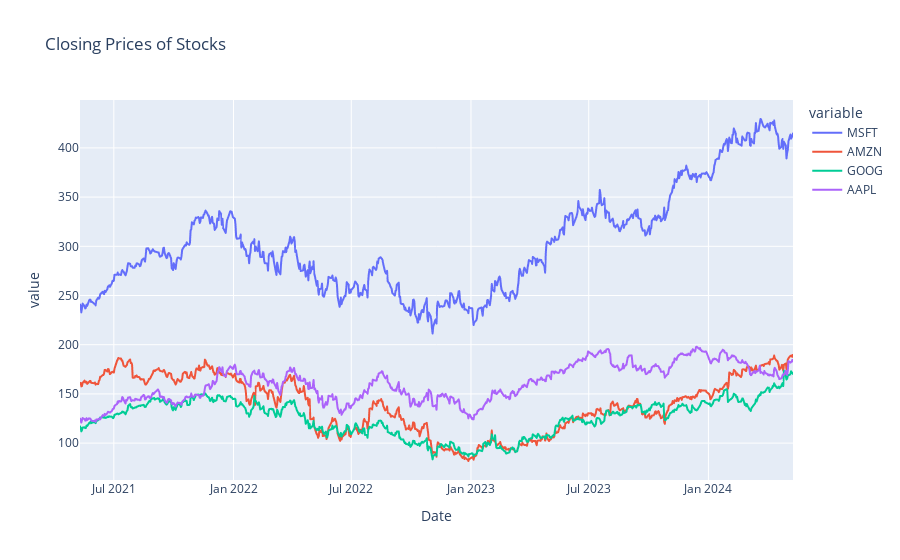

Notebook cell for this chart:
### Markdown cell above
#### Performance Summary

### Code cell
fig = px.line(col_df, y=['MSFT','AMZN','GOOG', 'AAPL'], title='Closing Prices of Stocks')
fig.show()

### Figure 1 — Plotly figure (JSON) as saved in the notebook; plotly's stock layout.template omitted (floating-point values rounded to 4 significant figures; data arrays with more than 128 entries replaced by an {"elided": "..."} marker saying what was removed)
{"data": [{"hovertemplate": "variable=MSFT<br>Date=%{x}<br>value=%{y}<extra></extra>", "legendgroup": "MSFT", "line": {"color": "#636efa", "dash": "solid"}, "marker": {"symbol": "circle"}, "mode": "lines", "name": "MSFT", "showlegend": true, "type": "scattergl", "x": {"elided": "757 str values"}, "xaxis": "x", "y": {"elided": "757 float values"}, "yaxis": "y"}, {"hovertemplate": "variable=AMZN<br>Date=%{x}<br>value=%{y}<extra></extra>", "legendgroup": "AMZN", "line": {"color": "#EF553B", "dash": "solid"}, "marker": {"symbol": "circle"}, "mode": "lines", "name": "AMZN", "showlegend": true, "type": "scattergl", "x": {"elided": "757 str values"}, "xaxis": "x", "y": {"elided": "757 float values"}, "yaxis": "y"}, {"hovertemplate": "variable=GOOG<br>Date=%{x}<br>value=%{y}<extra></extra>", "legendgroup": "GOOG", "line": {"color": "#00cc96", "dash": "solid"}, "marker": {"symbol": "circle"}, "mode": "lines", "name": "GOOG", "showlegend": true, "type": "scattergl", "x": {"elided": "757 str values"}, "xaxis": "x", "y": {"elided": "757 float values"}, "yaxis": "y"}, {"hovertemplate": "variable=AAPL<br>Date=%{x}<br>value=%{y}<extra></extra>", "legendgroup": "AAPL", "line": {"color": "#ab63fa", "dash": "solid"}, "marker": {"symbol": "circle"}, "mode": "lines", "name": "AAPL", "showlegend": true, "type": "scattergl", "x": {"elided": "757 str values"}, "xaxis": "x", "y": {"elided": "757 float values"}, "yaxis": "y"}], "layout": {"legend": {"title": {"text": "variable"}, "tracegroupgap": 0}, "title": {"text": "Closing Prices of Stocks"}, "xaxis": {"anchor": "y", "domain": [0, 1], "title": {"text": "Date"}}, "yaxis": {"anchor": "x", "domain": [0, 1], "title": {"text": "value"}}}}
